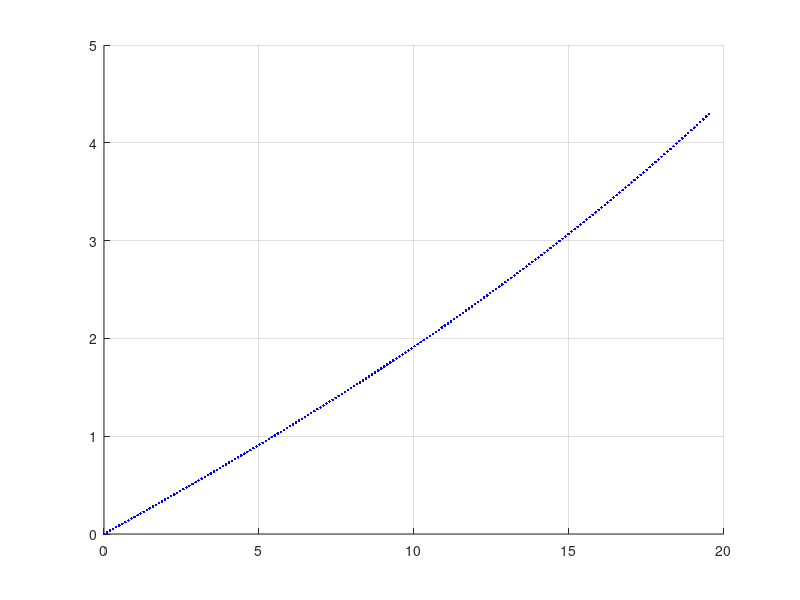

The MATLAB source for this figure: (Note: this script raises an error after producing the figure.)
function out = LaserEmitFun(data, ExLen, Res0, IS_SHOW)
if nargin == 0
    clc; close all;
    Tao0 = deg2rad(10.0);   %%%%%%%%%%% initial tangible angle.
    Kapa = 1/650;     %%%%%%%%%%% initial curvature. According to highway standard, for moutainous region, R >= 250m; for plain, R >=650m.
    c = 4*1e-4; 0.001;   %%%%%%%%%% change of curvature.
    f_cos = @(x, c0, c1, c2) cos(c0 + c1*x+c2*x.^2/2);
    f_sin = @(x, c0, c1, c2) sin(c0 + c1*x+c2*x.^2/2);
    x0 = 0.0;
    y0 = 0.0;
    K_g = [];
    Ang_g = [];
    x_g = [];
    y_g = [];
    for l = 0.0:0.1:20
        x = x0 + integral(@(x) f_cos(x, Tao0, Kapa, c), 0, l );
        y = y0 + integral(@(x) f_sin(x, Tao0, Kapa, c), 0, l );
        K_g(end+1) = Kapa + c*l;
        Ang_g(end+1) = Tao0 + Kapa*l + c*l^2/2;
        x_g(end+1) = x;
        y_g(end+1) = y;
    end
    x_obv = x_g;
    y_obv = y_g; %  + 0.1*( rand(1, length(y_g)) - 0.5 );
    data = [x_obv; y_obv];
    ExLen = 10;
    Res0 = 0.5;
    IS_SHOW = 1;
end
x_obv = data(1, :);
y_obv = data(2, :);
if IS_SHOW
    figure;
    hold on;
    grid on;
    plot(x_obv, y_obv, 'b.');
end

%%%%%% for data, the first and last point is out of consideration.
PtsVec = data(:, 2:end-1);
FrontVec = data(:, 3:end) - data(:, 2:end-1);
BackkVec = data(:, 1:end-2) - data(:, 2:end-1);
FrontVec = NormalizeVecFun(FrontVec);
BackkVec = NormalizeVecFun(BackkVec);
VecDiff = FrontVec - BackkVec;
NormDiff = NormalizeVecFun(VecDiff);
Ang = 90.0;
RL = [cosd(Ang) -sind(Ang)
    sind(Ang)  cosd(Ang) ];
Ang = -90.0;
RR = [cosd(Ang) -sind(Ang)
    sind(Ang)  cosd(Ang) ];
ss = struct('L', [], 'R', [] );
out = [];
Range = Res0:ExLen;
RangeArray = [Range; Range];
nLen = length(Range);
for i = 1 : 1 : size(NormDiff, 2)
    tmp = ss;
    Pts = RangeArray .* repmat( NormDiff(:, i), 1, nLen );
    pt0 = data(:, i+1);
    tmp.L = Loc2Glo(Pts, RL', pt0);
    tmp.R = Loc2Glo(Pts, RR', pt0);
    out = [out tmp];
end

% VecDiff = tmp * NormalizeVecFun(VecDiff);

LVec = Loc2Glo(VecDiff, RL', [0; 0]);
RVec = Loc2Glo(VecDiff, RR', [0; 0]);
if IS_SHOW
    figure;
    hold on;
    grid on;
    axis equal;
    plot(PtsVec(1, :), PtsVec(2, :), 'k.');
    % quiver(PtsVec(1, :), PtsVec(2, :), BackkVec(1, :), BackkVec(2, :), 0.05, 'Color', 'b');
    quiver(PtsVec(1, :), PtsVec(2, :), LVec(1, :), LVec(2, :), 0.05, 'Color', 'b');
    quiver(PtsVec(1, :), PtsVec(2, :), RVec(1, :), RVec(2, :), 0.05, 'Color', 'r');
    for i = 1 : 1 : length(out)
        L = out(i).L;
        R = out(i).R;
        plot(L(1, :), L(2, :), 'g.-');
        plot(R(1, :), R(2, :), 'r.-');
    end
end
bTest = 1;
end
